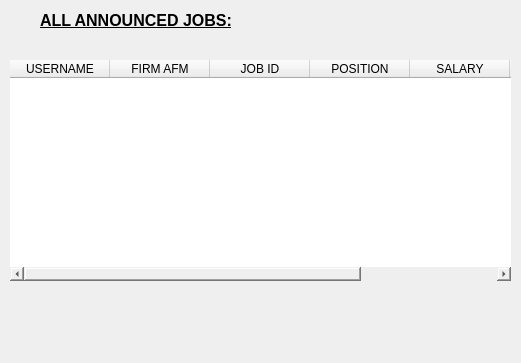
<?xml version="1.0" encoding="UTF-8"?>
<ui version="4.0">
 <class>EvaluatorJobs</class>
 <widget class="QWidget" name="EvaluatorJobs">
  <property name="geometry">
   <rect>
    <x>0</x>
    <y>0</y>
    <width>521</width>
    <height>363</height>
   </rect>
  </property>
  <property name="sizePolicy">
   <sizepolicy hsizetype="Preferred" vsizetype="Preferred">
    <horstretch>200</horstretch>
    <verstretch>100</verstretch>
   </sizepolicy>
  </property>
  <property name="windowTitle">
   <string>Form</string>
  </property>
  <widget class="QTableWidget" name="tableWidgetJob">
   <property name="geometry">
    <rect>
     <x>10</x>
     <y>60</y>
     <width>501</width>
     <height>221</height>
    </rect>
   </property>
   <property name="sizePolicy">
    <sizepolicy hsizetype="Fixed" vsizetype="Fixed">
     <horstretch>0</horstretch>
     <verstretch>0</verstretch>
    </sizepolicy>
   </property>
   <property name="minimumSize">
    <size>
     <width>200</width>
     <height>100</height>
    </size>
   </property>
   <property name="focusPolicy">
    <enum>Qt::TabFocus</enum>
   </property>
   <property name="contextMenuPolicy">
    <enum>Qt::CustomContextMenu</enum>
   </property>
   <property name="styleSheet">
    <string notr="true">border: 0px;</string>
   </property>
   <column>
    <property name="text">
     <string>USERNAME</string>
    </property>
    <property name="textAlignment">
     <set>AlignCenter</set>
    </property>
   </column>
   <column>
    <property name="text">
     <string>FIRM AFM</string>
    </property>
    <property name="textAlignment">
     <set>AlignCenter</set>
    </property>
   </column>
   <column>
    <property name="text">
     <string>JOB ID</string>
    </property>
    <property name="textAlignment">
     <set>AlignCenter</set>
    </property>
   </column>
   <column>
    <property name="text">
     <string>POSITION</string>
    </property>
    <property name="textAlignment">
     <set>AlignCenter</set>
    </property>
   </column>
   <column>
    <property name="text">
     <string>SALARY</string>
    </property>
    <property name="textAlignment">
     <set>AlignCenter</set>
    </property>
   </column>
   <column>
    <property name="text">
     <string>START DATE</string>
    </property>
    <property name="textAlignment">
     <set>AlignCenter</set>
    </property>
   </column>
   <column>
    <property name="text">
     <string>SUBMISSION DATE</string>
    </property>
    <property name="font">
     <font>
      <pointsize>8</pointsize>
     </font>
    </property>
    <property name="textAlignment">
     <set>AlignCenter</set>
    </property>
   </column>
  </widget>
  <widget class="QLabel" name="label">
   <property name="geometry">
    <rect>
     <x>40</x>
     <y>0</y>
     <width>211</width>
     <height>41</height>
    </rect>
   </property>
   <property name="font">
    <font>
     <pointsize>12</pointsize>
     <weight>75</weight>
     <bold>true</bold>
     <underline>true</underline>
    </font>
   </property>
   <property name="text">
    <string>ALL ANNOUNCED JOBS:</string>
   </property>
  </widget>
 </widget>
 <resources/>
 <connections/>
</ui>
